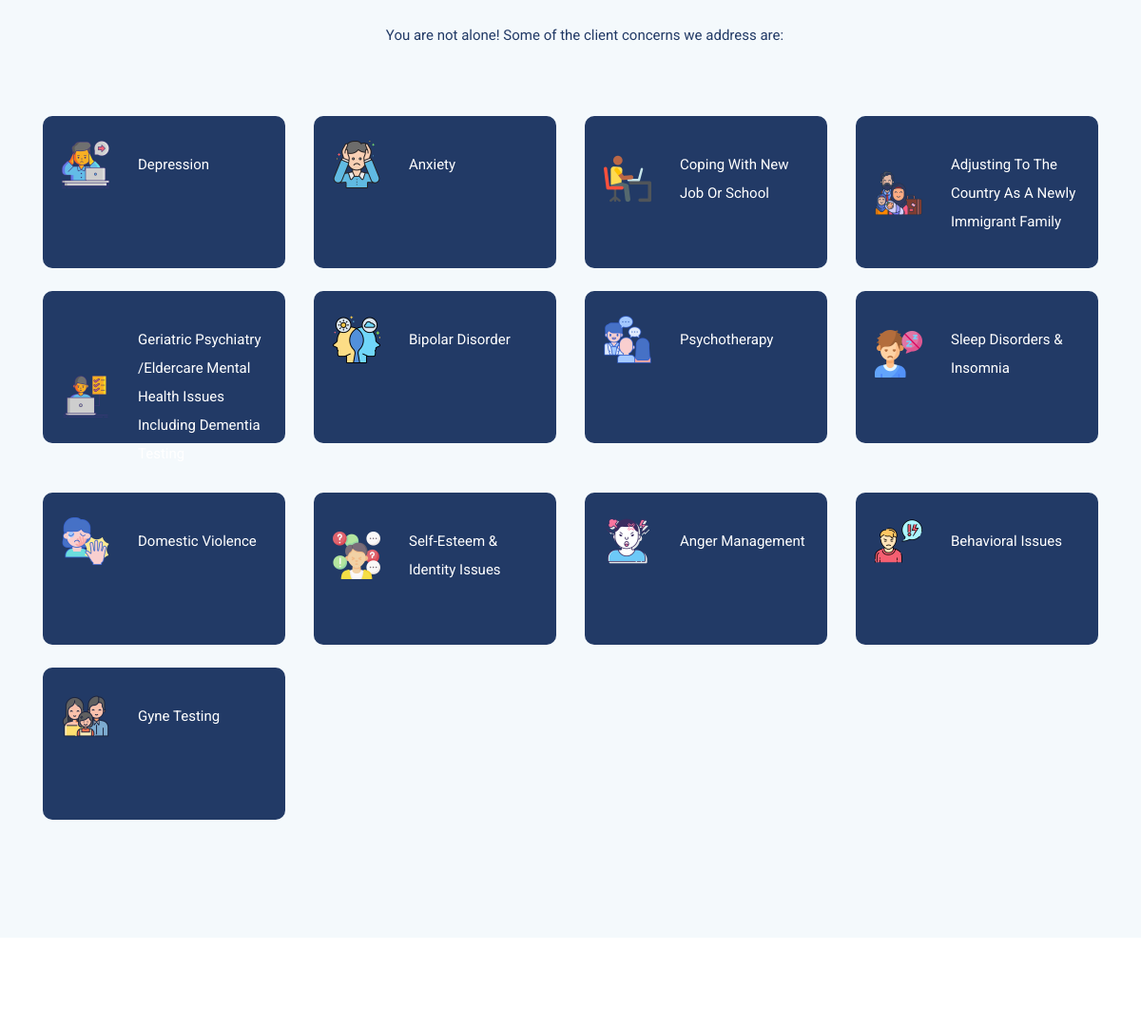
/ (middle part), run on an earlier commit of the app's database.
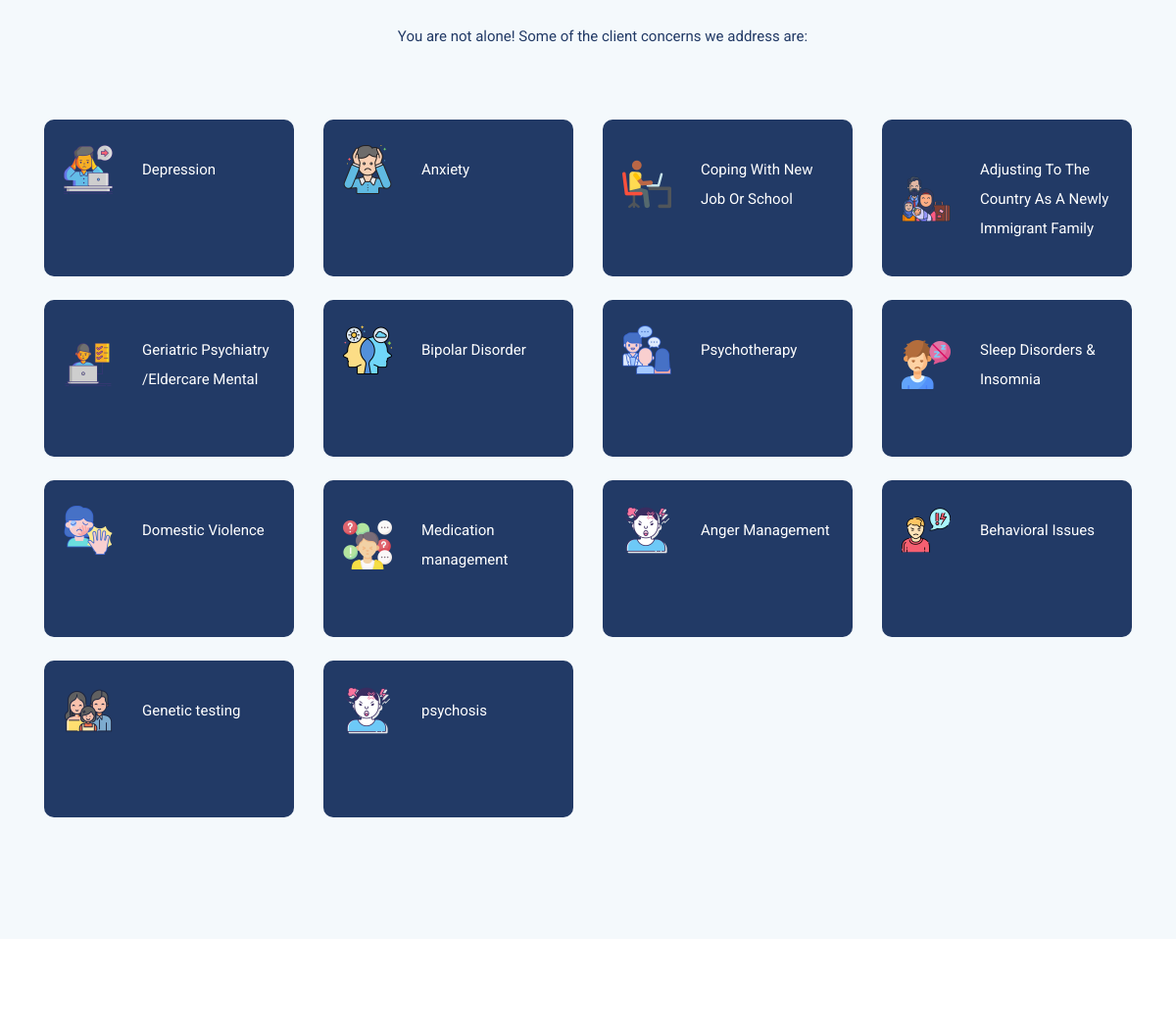
And on a later commit of the database.
### medic_app/models.py (models this page shows, shortened)
class Ailments(models.Model):
    user = models.ForeignKey(Account, default=False, on_delete=models.CASCADE, null=True, blank=True)
    title = models.CharField(max_length = 100, null = True, blank = True)
    description = models.TextField(null = True, blank = True)
    image_icon = models.ImageField(upload_to = 'picture', null = True, blank = True)
    created = models.DateTimeField(auto_now_add = True)
    updated = models.DateTimeField(auto_now_add = True)

### medic_app/views.py (the view, shortened to what this page needs)
# urls.py: path('', index, name = 'index'),
def index(request):
    ailment_list = Ailments.objects.all()
    context = {
        "ailment_list": ailment_list
    }
    return render(request, 'index.html', context)

### templates/index.html (shortened to what this page needs)
{% extends 'base.html' %}
{% load static %}
{% block content %}
<section class="section service gray-bg" id="treatment">
	<div class="container">
		<div class="row justify-content-center">
			<div class="col-lg-7 text-center">
				<div class="section-title">
					<p style="color: #223a66;">You are not alone! Some of the client concerns we address are:</p>
				</div>
			</div>
		</div>
		<div class="row">
			{% for i in ailment_list %}
			<div class="col-lg-3 col-md-3 col-sm-3">
				<div class="service-item mb-4">
					<div class="icon d-flex align-items-center">
						{% if i.image_icon %}
						<img src="{{ i.image_icon.url }}" alt="" srcset="">
						{% endif %}
						<p class="mt-3 mb-3">{{ i.title }}</p>
					</div>
				</div>
			</div>
			{% endfor %}
		</div>
	</div>
</section>
<section class="section appoinment">
</section>
{% endblock %}

### templates/base.html (shortened to what this page needs)
{% load static %}
<!DOCTYPE html>
<html lang="en">
<head>
  <link rel="stylesheet" href="{% static 'plugins/bootstrap/css/bootstrap.min.css' %}">
  <link rel="stylesheet" href="{% static 'plugins/icofont/icofont.min.css' %}">
  <link rel="stylesheet" href="{% static 'plugins/slick-carousel/slick/slick.css' %} ">
  <link rel="stylesheet" href="{% static 'plugins/slick-carousel/slick/slick-theme.css' %}">
  <link rel="stylesheet" href="{% static 'plugins/icofont/icofont.css' %}">
  <link rel="stylesheet" href="{% static 'plugins/icofont/fonts/icofont.woff' %}">
  <link rel="stylesheet" href="{% static 'plugins/icofont/fonts/icofont.woff2' %}">
  <link rel="stylesheet" href="{% static 'plugins/slick-carousel/slick/fonts/slick.woff' %}">
  <link rel="stylesheet" href="{% static 'plugins/slick-carousel/slick/fonts/slick.ttf' %}">
  <link rel="stylesheet" href="{% static 'plugins/slick-carousel/slick/ajax-loader.gif' %}">
  <link rel="stylesheet" href="{% static 'build/css/demo.css' %}">
  <link rel="stylesheet" href="{% static 'build/css/intlTelInput.css' %}">
  <link rel="stylesheet" href="{% static 'css/style.css' %}">
  <link rel="stylesheet" href="{% static 'css/loading_spinner.css' %}">
</head>
<body id="top">
<section>
    {% block content %}
    {% endblock %}
</section>
</body>
</html>

### templates/snippets/header.html (shortened to what this page needs)
{% load static %}

### templates/snippets/footer.html (shortened to what this page needs)
{% load static %}

### static/build/css/demo.css (style rules this page uses)
* { box-sizing: border-box; -moz-box-sizing: border-box; }
body { margin: 20px; font-size: 14px; font-family: "Helvetica Neue",Helvetica,Arial,sans-serif; color: #555; }

### static/css/style.css (style rules this page uses)
html { overflow-x: hidden; }
body { line-height: 1.6; font-family: "Roboto", sans-serif; -webkit-font-smoothing: antialiased; font-size: 16px; color: #6F8BA4; font-weight: 400; }
p { line-height: 30px; }
.section { padding: 100px 0; }
.section-title { margin-bottom: 70px; }
.gray-bg { background: #f4f9fc; }
.service { padding-top: 60px; }
.service .service-item { background: #223a66; padding: 20px; border-radius: 10px; height: 160px; }
.service .icon { float: left; margin-bottom: 10px; }
body { padding: 0; margin: 0; }
.service p { padding-left: 30px; color: white; font-size: 15px; }

What changed in the data, as far as the page shows it:
changed Ailments: title "Geriatric Psychiatry /Eldercare Mental Health Issues Including Dementia Testing" → "Geriatric Psychiatry /Eldercare Mental"
changed Ailments: title "Self-Esteem & Identity Issues" → "Medication management"
changed Ailments: title "Gyne Testing" → "Genetic testing"
added Ailments: image_icon (picture), title "psychosis"
